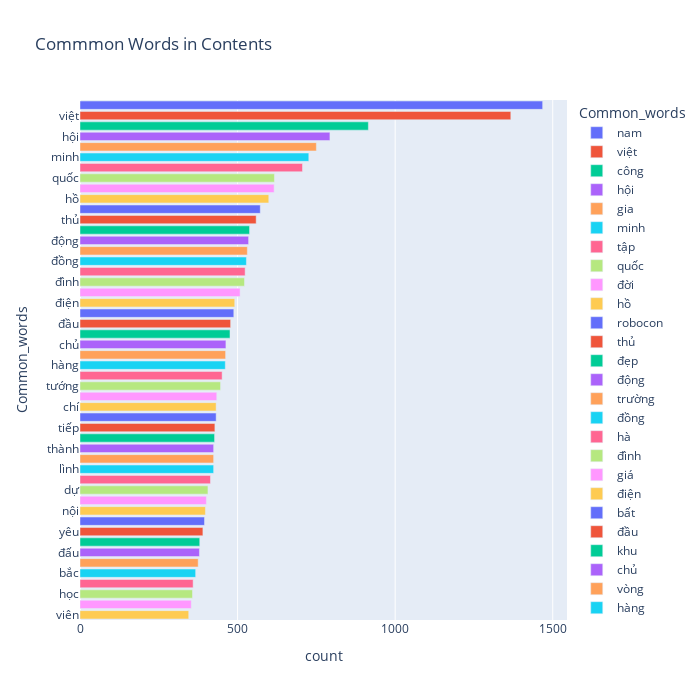

Notebook cell for this chart:
### Code cell
fig = px.bar(temp, x="count", y="Common_words", title='Commmon Words in Contents', orientation='h', 
             width=700, height=700,color='Common_words')
fig.show()

### Figure 1 — Plotly figure (JSON) as saved in the notebook; plotly's stock layout.template omitted (floating-point values rounded to 4 significant figures)
{"data": [{"alignmentgroup": "True", "hovertemplate": "Common_words=%{y}<br>count=%{x}<extra></extra>", "legendgroup": "nam", "marker": {"color": "#636efa", "pattern": {"shape": ""}}, "name": "nam", "offsetgroup": "nam", "orientation": "h", "showlegend": true, "textposition": "auto", "type": "bar", "x": [1468], "xaxis": "x", "y": ["nam"], "yaxis": "y"}, {"alignmentgroup": "True", "hovertemplate": "Common_words=%{y}<br>count=%{x}<extra></extra>", "legendgroup": "việt", "marker": {"color": "#EF553B", "pattern": {"shape": ""}}, "name": "việt", "offsetgroup": "việt", "orientation": "h", "showlegend": true, "textposition": "auto", "type": "bar", "x": [1367], "xaxis": "x", "y": ["việt"], "yaxis": "y"}, {"alignmentgroup": "True", "hovertemplate": "Common_words=%{y}<br>count=%{x}<extra></extra>", "legendgroup": "công", "marker": {"color": "#00cc96", "pattern": {"shape": ""}}, "name": "công", "offsetgroup": "công", "orientation": "h", "showlegend": true, "textposition": "auto", "type": "bar", "x": [915], "xaxis": "x", "y": ["công"], "yaxis": "y"}, {"alignmentgroup": "True", "hovertemplate": "Common_words=%{y}<br>count=%{x}<extra></extra>", "legendgroup": "hội", "marker": {"color": "#ab63fa", "pattern": {"shape": ""}}, "name": "hội", "offsetgroup": "hội", "orientation": "h", "showlegend": true, "textposition": "auto", "type": "bar", "x": [793], "xaxis": "x", "y": ["hội"], "yaxis": "y"}, {"alignmentgroup": "True", "hovertemplate": "Common_words=%{y}<br>count=%{x}<extra></extra>", "legendgroup": "gia", "marker": {"color": "#FFA15A", "pattern": {"shape": ""}}, "name": "gia", "offsetgroup": "gia", "orientation": "h", "showlegend": true, "textposition": "auto", "type": "bar", "x": [750], "xaxis": "x", "y": ["gia"], "yaxis": "y"}, {"alignmentgroup": "True", "hovertemplate": "Common_words=%{y}<br>count=%{x}<extra></extra>", "legendgroup": "minh", "marker": {"color": "#19d3f3", "pattern": {"shape": ""}}, "name": "minh", "offsetgroup": "minh", "orientation": "h", "showlegend": true, "textposition": "auto", "type": "bar", "x": [726], "xaxis": "x", "y": ["minh"], "yaxis": "y"}, {"alignmentgroup": "True", "hovertemplate": "Common_words=%{y}<br>count=%{x}<extra></extra>", "legendgroup": "tập", "marker": {"color": "#FF6692", "pattern": {"shape": ""}}, "name": "tập", "offsetgroup": "tập", "orientation": "h", "showlegend": true, "textposition": "auto", "type": "bar", "x": [706], "xaxis": "x", "y": ["tập"], "yaxis": "y"}, {"alignmentgroup": "True", "hovertemplate": "Common_words=%{y}<br>count=%{x}<extra></extra>", "legendgroup": "quốc", "marker": {"color": "#B6E880", "pattern": {"shape": ""}}, "name": "quốc", "offsetgroup": "quốc", "orientation": "h", "showlegend": true, "textposition": "auto", "type": "bar", "x": [617], "xaxis": "x", "y": ["quốc"], "yaxis": "y"}, {"alignmentgroup": "True", "hovertemplate": "Common_words=%{y}<br>count=%{x}<extra></extra>", "legendgroup": "đời", "marker": {"color": "#FF97FF", "pattern": {"shape": ""}}, "name": "đời", "offsetgroup": "đời", "orientation": "h", "showlegend": true, "textposition": "auto", "type": "bar", "x": [616], "xaxis": "x", "y": ["đời"], "yaxis": "y"}, {"alignmentgroup": "True", "hovertemplate": "Common_words=%{y}<br>count=%{x}<extra></extra>", "legendgroup": "hồ", "marker": {"color": "#FECB52", "pattern": {"shape": ""}}, "name": "hồ", "offsetgroup": "hồ", "orientation": "h", "showlegend": true, "textposition": "auto", "type": "bar", "x": [599], "xaxis": "x", "y": ["hồ"], "yaxis": "y"}, {"alignmentgroup": "True", "hovertemplate": "Common_words=%{y}<br>count=%{x}<extra></extra>", "legendgroup": "robocon", "marker": {"color": "#636efa", "pattern": {"shape": ""}}, "name": "robocon", "offsetgroup": "robocon", "orientation": "h", "showlegend": true, "textposition": "auto", "type": "bar", "x": [572], "xaxis": "x", "y": ["robocon"], "yaxis": "y"}, {"alignmentgroup": "True", "hovertemplate": "Common_words=%{y}<br>count=%{x}<extra></extra>", "legendgroup": "thủ", "marker": {"color": "#EF553B", "pattern": {"shape": ""}}, "name": "thủ", "offsetgroup": "thủ", "orientation": "h", "showlegend": true, "textposition": "auto", "type": "bar", "x": [559], "xaxis": "x", "y": ["thủ"], "yaxis": "y"}, {"alignmentgroup": "True", "hovertemplate": "Common_words=%{y}<br>count=%{x}<extra></extra>", "legendgroup": "đẹp", "marker": {"color": "#00cc96", "pattern": {"shape": ""}}, "name": "đẹp", "offsetgroup": "đẹp", "orientation": "h", "showlegend": true, "textposition": "auto", "type": "bar", "x": [538], "xaxis": "x", "y": ["đẹp"], "yaxis": "y"}, {"alignmentgroup": "True", "hovertemplate": "Common_words=%{y}<br>count=%{x}<extra></extra>", "legendgroup": "động", "marker": {"color": "#ab63fa", "pattern": {"shape": ""}}, "name": "động", "offsetgroup": "động", "orientation": "h", "showlegend": true, "textposition": "auto", "type": "bar", "x": [535], "xaxis": "x", "y": ["động"], "yaxis": "y"}, {"alignmentgroup": "True", "hovertemplate": "Common_words=%{y}<br>count=%{x}<extra></extra>", "legendgroup": "trường", "marker": {"color": "#FFA15A", "pattern": {"shape": ""}}, "name": "trường", "offsetgroup": "trường", "orientation": "h", "showlegend": true, "textposition": "auto", "type": "bar", "x": [531], "xaxis": "x", "y": ["trường"], "yaxis": "y"}, {"alignmentgroup": "True", "hovertemplate": "Common_words=%{y}<br>count=%{x}<extra></extra>", "legendgroup": "đồng", "marker": {"color": "#19d3f3", "pattern": {"shape": ""}}, "name": "đồng", "offsetgroup": "đồng", "orientation": "h", "showlegend": true, "textposition": "auto", "type": "bar", "x": [528], "xaxis": "x", "y": ["đồng"], "yaxis": "y"}, {"alignmentgroup": "True", "hovertemplate": "Common_words=%{y}<br>count=%{x}<extra></extra>", "legendgroup": "hà", "marker": {"color": "#FF6692", "pattern": {"shape": ""}}, "name": "hà", "offsetgroup": "hà", "orientation": "h", "showlegend": true, "textposition": "auto", "type": "bar", "x": [524], "xaxis": "x", "y": ["hà"], "yaxis": "y"}, {"alignmentgroup": "True", "hovertemplate": "Common_words=%{y}<br>count=%{x}<extra></extra>", "legendgroup": "đình", "marker": {"color": "#B6E880", "pattern": {"shape": ""}}, "name": "đình", "offsetgroup": "đình", "orientation": "h", "showlegend": true, "textposition": "auto", "type": "bar", "x": [522], "xaxis": "x", "y": ["đình"], "yaxis": "y"}, {"alignmentgroup": "True", "hovertemplate": "Common_words=%{y}<br>count=%{x}<extra></extra>", "legendgroup": "giá", "marker": {"color": "#FF97FF", "pattern": {"shape": ""}}, "name": "giá", "offsetgroup": "giá", "orientation": "h", "showlegend": true, "textposition": "auto", "type": "bar", "x": [508], "xaxis": "x", "y": ["giá"], "yaxis": "y"}, {"alignmentgroup": "True", "hovertemplate": "Common_words=%{y}<br>count=%{x}<extra></extra>", "legendgroup": "điện", "marker": {"color": "#FECB52", "pattern": {"shape": ""}}, "name": "điện", "offsetgroup": "điện", "orientation": "h", "showlegend": true, "textposition": "auto", "type": "bar", "x": [491], "xaxis": "x", "y": ["điện"], "yaxis": "y"}, {"alignmentgroup": "True", "hovertemplate": "Common_words=%{y}<br>count=%{x}<extra></extra>", "legendgroup": "bất", "marker": {"color": "#636efa", "pattern": {"shape": ""}}, "name": "bất", "offsetgroup": "bất", "orientation": "h", "showlegend": true, "textposition": "auto", "type": "bar", "x": [488], "xaxis": "x", "y": ["bất"], "yaxis": "y"}, {"alignmentgroup": "True", "hovertemplate": "Common_words=%{y}<br>count=%{x}<extra></extra>", "legendgroup": "đầu", "marker": {"color": "#EF553B", "pattern": {"shape": ""}}, "name": "đầu", "offsetgroup": "đầu", "orientation": "h", "showlegend": true, "textposition": "auto", "type": "bar", "x": [478], "xaxis": "x", "y": ["đầu"], "yaxis": "y"}, {"alignmentgroup": "True", "hovertemplate": "Common_words=%{y}<br>count=%{x}<extra></extra>", "legendgroup": "khu", "marker": {"color": "#00cc96", "pattern": {"shape": ""}}, "name": "khu", "offsetgroup": "khu", "orientation": "h", "showlegend": true, "textposition": "auto", "type": "bar", "x": [476], "xaxis": "x", "y": ["khu"], "yaxis": "y"}, {"alignmentgroup": "True", "hovertemplate": "Common_words=%{y}<br>count=%{x}<extra></extra>", "legendgroup": "chủ", "marker": {"color": "#ab63fa", "pattern": {"shape": ""}}, "name": "chủ", "offsetgroup": "chủ", "orientation": "h", "showlegend": true, "textposition": "auto", "type": "bar", "x": [463], "xaxis": "x", "y": ["chủ"], "yaxis": "y"}, {"alignmentgroup": "True", "hovertemplate": "Common_words=%{y}<br>count=%{x}<extra></extra>", "legendgroup": "vòng", "marker": {"color": "#FFA15A", "pattern": {"shape": ""}}, "name": "vòng", "offsetgroup": "vòng", "orientation": "h", "showlegend": true, "textposition": "auto", "type": "bar", "x": [462], "xaxis": "x", "y": ["vòng"], "yaxis": "y"}, {"alignmentgroup": "True", "hovertemplate": "Common_words=%{y}<br>count=%{x}<extra></extra>", "legendgroup": "hàng", "marker": {"color": "#19d3f3", "pattern": {"shape": ""}}, "name": "hàng", "offsetgroup": "hàng", "orientation": "h", "showlegend": true, "textposition": "auto", "type": "bar", "x": [461], "xaxis": "x", "y": ["hàng"], "yaxis": "y"}, {"alignmentgroup": "True", "hovertemplate": "Common_words=%{y}<br>count=%{x}<extra></extra>", "legendgroup": "giải", "marker": {"color": "#FF6692", "pattern": {"shape": ""}}, "name": "giải", "offsetgroup": "giải", "orientation": "h", "showlegend": true, "textposition": "auto", "type": "bar", "x": [451], "xaxis": "x", "y": ["giải"], "yaxis": "y"}, {"alignmentgroup": "True", "hovertemplate": "Common_words=%{y}<br>count=%{x}<extra></extra>", "legendgroup": "tướng", "marker": {"color": "#B6E880", "pattern": {"shape": ""}}, "name": "tướng", "offsetgroup": "tướng", "orientation": "h", "showlegend": true, "textposition": "auto", "type": "bar", "x": [446], "xaxis": "x", "y": ["tướng"], "yaxis": "y"}, {"alignmentgroup": "True", "hovertemplate": "Common_words=%{y}<br>count=%{x}<extra></extra>", "legendgroup": "vui", "marker": {"color": "#FF97FF", "pattern": {"shape": ""}}, "name": "vui", "offsetgroup": "vui", "orientation": "h", "showlegend": true, "textposition": "auto", "type": "bar", "x": [434], "xaxis": "x", "y": ["vui"], "yaxis": "y"}, {"alignmentgroup": "True", "hovertemplate": "Common_words=%{y}<br>count=%{x}<extra></extra>", "legendgroup": "chí", "marker": {"color": "#FECB52", "pattern": {"shape": ""}}, "name": "chí", "offsetgroup": "chí", "orientation": "h", "showlegend": true, "textposition": "auto", "type": "bar", "x": [432], "xaxis": "x", "y": ["chí"], "yaxis": "y"}, {"alignmentgroup": "True", "hovertemplate": "Common_words=%{y}<br>count=%{x}<extra></extra>", "legendgroup": "vực", "marker": {"color": "#636efa", "pattern": {"shape": ""}}, "name": "vực", "offsetgroup": "vực", "orientation": "h", "showlegend": true, "textposition": "auto", "type": "bar", "x": [432], "xaxis": "x", "y": ["vực"], "yaxis": "y"}, {"alignmentgroup": "True", "hovertemplate": "Common_words=%{y}<br>count=%{x}<extra></extra>", "legendgroup": "tiếp", "marker": {"color": "#EF553B", "pattern": {"shape": ""}}, "name": "tiếp", "offsetgroup": "tiếp", "orientation": "h", "showlegend": true, "textposition": "auto", "type": "bar", "x": [428], "xaxis": "x", "y": ["tiếp"], "yaxis": "y"}, {"alignmentgroup": "True", "hovertemplate": "Common_words=%{y}<br>count=%{x}<extra></extra>", "legendgroup": "trung", "marker": {"color": "#00cc96", "pattern": {"shape": ""}}, "name": "trung", "offsetgroup": "trung", "orientation": "h", "showlegend": true, "textposition": "auto", "type": "bar", "x": [427], "xaxis": "x", "y": ["trung"], "yaxis": "y"}, {"alignmentgroup": "True", "hovertemplate": "Common_words=%{y}<br>count=%{x}<extra></extra>", "legendgroup": "thành", "marker": {"color": "#ab63fa", "pattern": {"shape": ""}}, "name": "thành", "offsetgroup": "thành", "orientation": "h", "showlegend": true, "textposition": "auto", "type": "bar", "x": [424], "xaxis": "x", "y": ["thành"], "yaxis": "y"}, {"alignmentgroup": "True", "hovertemplate": "Common_words=%{y}<br>count=%{x}<extra></extra>", "legendgroup": "thình", "marker": {"color": "#FFA15A", "pattern": {"shape": ""}}, "name": "thình", "offsetgroup": "thình", "orientation": "h", "showlegend": true, "textposition": "auto", "type": "bar", "x": [424], "xaxis": "x", "y": ["thình"], "yaxis": "y"}, {"alignmentgroup": "True", "hovertemplate": "Common_words=%{y}<br>count=%{x}<extra></extra>", "legendgroup": "lình", "marker": {"color": "#19d3f3", "pattern": {"shape": ""}}, "name": "lình", "offsetgroup": "lình", "orientation": "h", "showlegend": true, "textposition": "auto", "type": "bar", "x": [424], "xaxis": "x", "y": ["lình"], "yaxis": "y"}, {"alignmentgroup": "True", "hovertemplate": "Common_words=%{y}<br>count=%{x}<extra></extra>", "legendgroup": "phát", "marker": {"color": "#FF6692", "pattern": {"shape": ""}}, "name": "phát", "offsetgroup": "phát", "orientation": "h", "showlegend": true, "textposition": "auto", "type": "bar", "x": [414], "xaxis": "x", "y": ["phát"], "yaxis": "y"}, {"alignmentgroup": "True", "hovertemplate": "Common_words=%{y}<br>count=%{x}<extra></extra>", "legendgroup": "dự", "marker": {"color": "#B6E880", "pattern": {"shape": ""}}, "name": "dự", "offsetgroup": "dự", "orientation": "h", "showlegend": true, "textposition": "auto", "type": "bar", "x": [406], "xaxis": "x", "y": ["dự"], "yaxis": "y"}, {"alignmentgroup": "True", "hovertemplate": "Common_words=%{y}<br>count=%{x}<extra></extra>", "legendgroup": "sinh", "marker": {"color": "#FF97FF", "pattern": {"shape": ""}}, "name": "sinh", "offsetgroup": "sinh", "orientation": "h", "showlegend": true, "textposition": "auto", "type": "bar", "x": [401], "xaxis": "x", "y": ["sinh"], "yaxis": "y"}, {"alignmentgroup": "True", "hovertemplate": "Common_words=%{y}<br>count=%{x}<extra></extra>", "legendgroup": "nội", "marker": {"color": "#FECB52", "pattern": {"shape": ""}}, "name": "nội", "offsetgroup": "nội", "orientation": "h", "showlegend": true, "textposition": "auto", "type": "bar", "x": [398], "xaxis": "x", "y": ["nội"], "yaxis": "y"}, {"alignmentgroup": "True", "hovertemplate": "Common_words=%{y}<br>count=%{x}<extra></extra>", "legendgroup": "nghệ", "marker": {"color": "#636efa", "pattern": {"shape": ""}}, "name": "nghệ", "offsetgroup": "nghệ", "orientation": "h", "showlegend": true, "textposition": "auto", "type": "bar", "x": [395], "xaxis": "x", "y": ["nghệ"], "yaxis": "y"}, {"alignmentgroup": "True", "hovertemplate": "Common_words=%{y}<br>count=%{x}<extra></extra>", "legendgroup": "yêu", "marker": {"color": "#EF553B", "pattern": {"shape": ""}}, "name": "yêu", "offsetgroup": "yêu", "orientation": "h", "showlegend": true, "textposition": "auto", "type": "bar", "x": [390], "xaxis": "x", "y": ["yêu"], "yaxis": "y"}, {"alignmentgroup": "True", "hovertemplate": "Common_words=%{y}<br>count=%{x}<extra></extra>", "legendgroup": "kinh", "marker": {"color": "#00cc96", "pattern": {"shape": ""}}, "name": "kinh", "offsetgroup": "kinh", "orientation": "h", "showlegend": true, "textposition": "auto", "type": "bar", "x": [380], "xaxis": "x", "y": ["kinh"], "yaxis": "y"}, {"alignmentgroup": "True", "hovertemplate": "Common_words=%{y}<br>count=%{x}<extra></extra>", "legendgroup": "đấu", "marker": {"color": "#ab63fa", "pattern": {"shape": ""}}, "name": "đấu", "offsetgroup": "đấu", "orientation": "h", "showlegend": true, "textposition": "auto", "type": "bar", "x": [379], "xaxis": "x", "y": ["đấu"], "yaxis": "y"}, {"alignmentgroup": "True", "hovertemplate": "Common_words=%{y}<br>count=%{x}<extra></extra>", "legendgroup": "tế", "marker": {"color": "#FFA15A", "pattern": {"shape": ""}}, "name": "tế", "offsetgroup": "tế", "orientation": "h", "showlegend": true, "textposition": "auto", "type": "bar", "x": [375], "xaxis": "x", "y": ["tế"], "yaxis": "y"}, {"alignmentgroup": "True", "hovertemplate": "Common_words=%{y}<br>count=%{x}<extra></extra>", "legendgroup": "bắc", "marker": {"color": "#19d3f3", "pattern": {"shape": ""}}, "name": "bắc", "offsetgroup": "bắc", "orientation": "h", "showlegend": true, "textposition": "auto", "type": "bar", "x": [367], "xaxis": "x", "y": ["bắc"], "yaxis": "y"}, {"alignmentgroup": "True", "hovertemplate": "Common_words=%{y}<br>count=%{x}<extra></extra>", "legendgroup": "thể", "marker": {"color": "#FF6692", "pattern": {"shape": ""}}, "name": "thể", "offsetgroup": "thể", "orientation": "h", "showlegend": true, "textposition": "auto", "type": "bar", "x": [359], "xaxis": "x", "y": ["thể"], "yaxis": "y"}, {"alignmentgroup": "True", "hovertemplate": "Common_words=%{y}<br>count=%{x}<extra></extra>", "legendgroup": "học", "marker": {"color": "#B6E880", "pattern": {"shape": ""}}, "name": "học", "offsetgroup": "học", "orientation": "h", "showlegend": true, "textposition": "auto", "type": "bar", "x": [357], "xaxis": "x", "y": ["học"], "yaxis": "y"}, {"alignmentgroup": "True", "hovertemplate": "Common_words=%{y}<br>count=%{x}<extra></extra>", "legendgroup": "phạm", "marker": {"color": "#FF97FF", "pattern": {"shape": ""}}, "name": "phạm", "offsetgroup": "phạm", "orientation": "h", "showlegend": true, "textposition": "auto", "type": "bar", "x": [353], "xaxis": "x", "y": ["phạm"], "yaxis": "y"}, {"alignmentgroup": "True", "hovertemplate": "Common_words=%{y}<br>count=%{x}<extra></extra>", "legendgroup": "viên", "marker": {"color": "#FECB52", "pattern": {"shape": ""}}, "name": "viên", "offsetgroup": "viên", "orientation": "h", "showlegend": true, "textposition": "auto", "type": "bar", "x": [345], "xaxis": "x", "y": ["viên"], "yaxis": "y"}], "layout": {"barmode": "relative", "height": 700, "legend": {"title": {"text": "Common_words"}, "tracegroupgap": 0}, "title": {"text": "Commmon Words in Contents"}, "width": 700, "xaxis": {"anchor": "y", "domain": [0, 1], "title": {"text": "count"}}, "yaxis": {"anchor": "x", "categoryarray": ["viên", "phạm", "học", "thể", "bắc", "tế", "đấu", "kinh", "yêu", "nghệ", "nội", "sinh", "dự", "phát", "lình", "thình", "thành", "trung", "tiếp", "vực", "chí", "vui", "tướng", "giải", "hàng", "vòng", "chủ", "khu", "đầu", "bất", "điện", "giá", "đình", "hà", "đồng", "trường", "động", "đẹp", "thủ", "robocon", "hồ", "đời", "quốc", "tập", "minh", "gia", "hội", "công", "việt", "nam"], "categoryorder": "array", "domain": [0, 1], "title": {"text": "Common_words"}}}}
